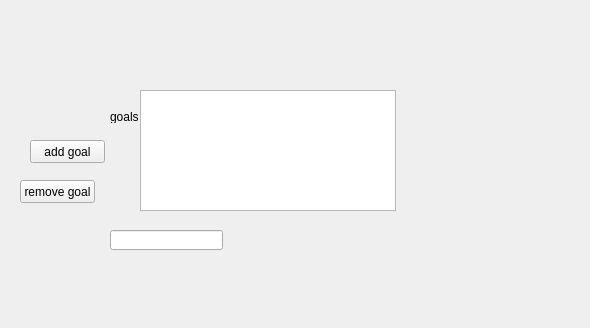
<?xml version="1.0" encoding="UTF-8"?>
<ui version="4.0">
 <class>widget</class>
 <widget class="QWidget" name="widget">
  <property name="geometry">
   <rect>
    <x>0</x>
    <y>0</y>
    <width>590</width>
    <height>328</height>
   </rect>
  </property>
  <property name="windowTitle">
   <string>Form</string>
  </property>
  <widget class="QLabel" name="label">
   <property name="geometry">
    <rect>
     <x>110</x>
     <y>110</y>
     <width>47</width>
     <height>13</height>
    </rect>
   </property>
   <property name="text">
    <string>goals</string>
   </property>
  </widget>
  <widget class="QListWidget" name="goalList">
   <property name="geometry">
    <rect>
     <x>140</x>
     <y>90</y>
     <width>256</width>
     <height>121</height>
    </rect>
   </property>
  </widget>
  <widget class="QPushButton" name="addgoal">
   <property name="geometry">
    <rect>
     <x>30</x>
     <y>140</y>
     <width>75</width>
     <height>23</height>
    </rect>
   </property>
   <property name="text">
    <string>add goal</string>
   </property>
  </widget>
  <widget class="QPushButton" name="removegoal">
   <property name="geometry">
    <rect>
     <x>20</x>
     <y>180</y>
     <width>75</width>
     <height>23</height>
    </rect>
   </property>
   <property name="text">
    <string>remove goal</string>
   </property>
  </widget>
  <widget class="QLineEdit" name="inputGoal">
   <property name="geometry">
    <rect>
     <x>110</x>
     <y>230</y>
     <width>113</width>
     <height>20</height>
    </rect>
   </property>
  </widget>
 </widget>
 <resources/>
 <connections/>
</ui>
